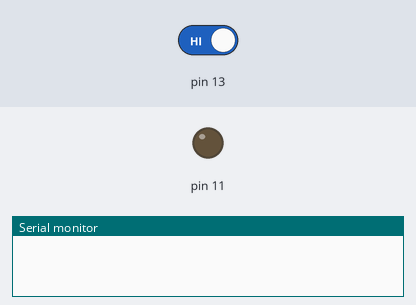
The sketch below on a simulated Arduino Uno, built with avr-gcc and run on an emulated ATmega328P. Shown: output pins drawn as LEDs (lit = HIGH), the last lines printed to the serial monitor. The inputs (shaded band) are chosen by the test bench; at power-on: pin 13 HIGH.

Above: at 1.2 s.
1.3 s: pin 13 driven LOW
At 2.1 s:
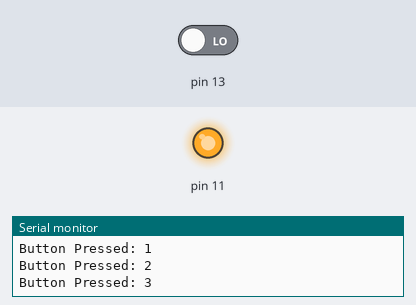
2.8 s: pin 13 driven HIGH
At 3.3 s:
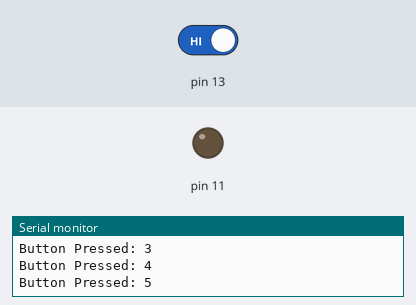
Timing chart, 0 to 5.8 s (numbered marks = the images above; inputs shaded):
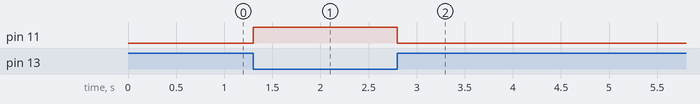

Measured:
- after the input at 1.3 s, pin 11: LOW → HIGH at once
- after the input at 2.8 s, pin 11: HIGH → LOW at once

The sketch:

sketch_jul8a.ino
```cpp
void setup()
{
  pinMode(13, INPUT);
  pinMode(11, OUTPUT);
 Serial.begin(9600);
}
int count = 0;
void loop()
{

 if(digitalRead(13) == LOW){
   count=count +1;
   digitalWrite(11, HIGH);
   Serial.print("Button Pressed: ");
   Serial.println(count);
   delay(300);
 }
 else{
   digitalWrite(11, LOW);
 }

}
```
